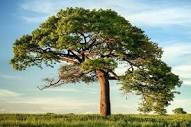
#> input picture F55121073_MOH.ISRAN_B_Tugas 3/Foto 1.jpg, 191 x 127 px
$ python Difference-image.py
#> lines starting #> are read from the running program, lines starting #| are printed output that depends on the picture
import cv2
from matplotlib import pyplot as plt

# Load images
img1 = cv2.imread('Foto 1.jpg')
#> img1 is the input picture: shape (127, 191, 3); mean B, G, R 129.8, 151.4, 139.4
img2 = cv2.imread('Foto 2.jpg')
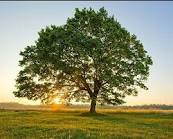
#> input picture F55121073_MOH.ISRAN_B_Tugas 3/Foto 2.jpg, 173 x 139 px
#> img2 is the input picture: shape (139, 173, 3); mean B, G, R 104.5, 139.8, 139.5

# Resize gambar untuk memiliki ukuran yang sama
img1 = cv2.resize(img1, (640, 480))
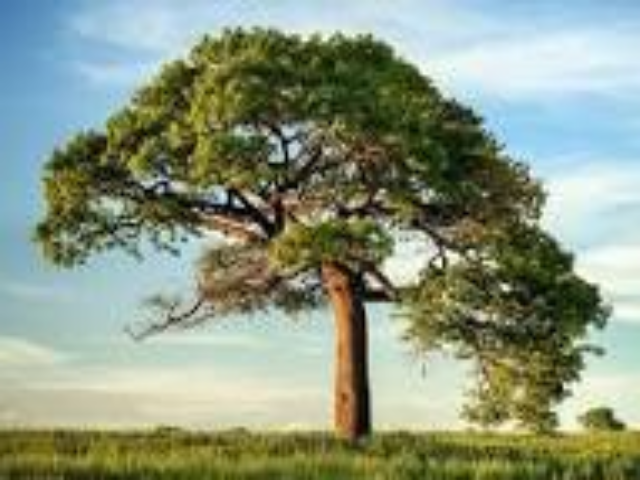
#> img1: shape (480, 640, 3); mean B, G, R 129.7, 151.3, 139.3
img2 = cv2.resize(img2, (640, 480))
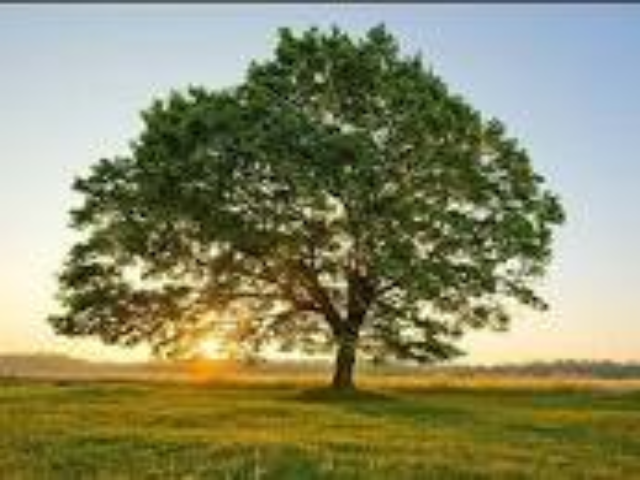
#> img2: shape (480, 640, 3); mean B, G, R 104.4, 139.7, 139.4

# Convert ke grayscale jika kedua gambar memiliki 3 channel
if img1.shape[2] == 3 and img2.shape[2] == 3:
    img1 = cv2.cvtColor(img1, cv2.COLOR_BGR2GRAY)
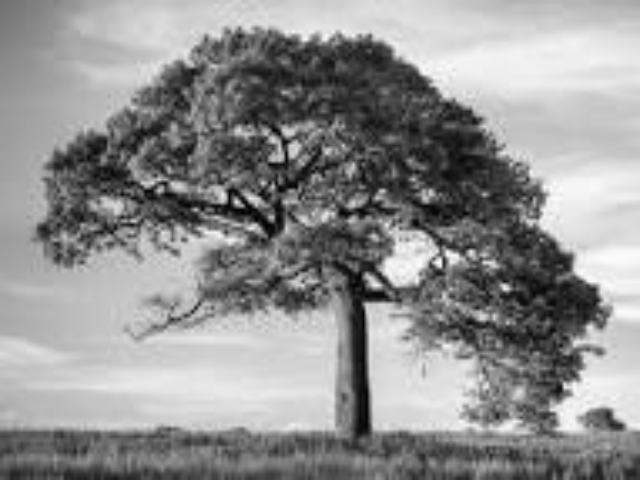
#> img1: shape (480, 640); min 1, max 253, mean 145.2
    img2 = cv2.cvtColor(img2, cv2.COLOR_BGR2GRAY)
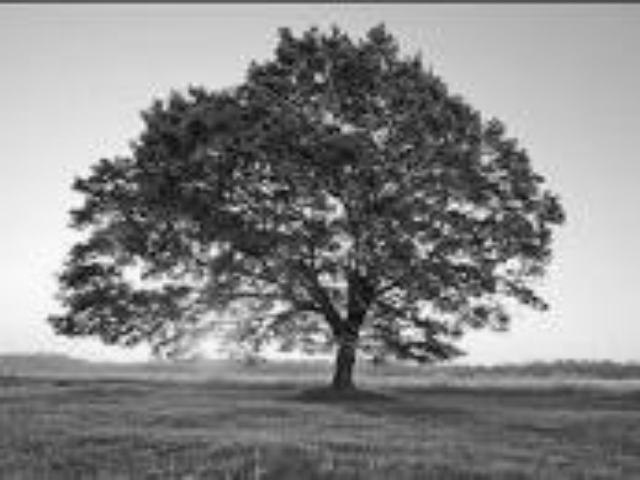
#> img2: shape (480, 640); min 6, max 253, mean 135.6

# Compute difference image
diff = cv2.absdiff(img1, img2)
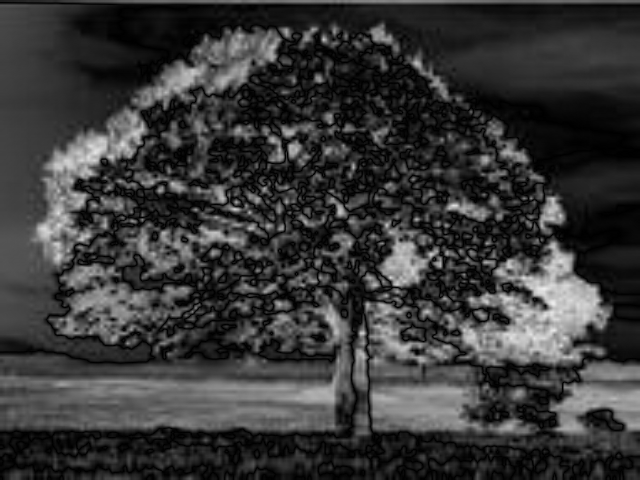
#> diff: shape (480, 640); min 0, max 238, mean 55.8

# Display input images and difference image
cv2.imshow('Input Image 1', img1)
cv2.imshow('Input Image 2', img2)
cv2.imshow('Difference Image', diff)

# Display histogram of difference image
hist = cv2.calcHist([diff], [0], None, [256], [0, 256])
#> hist = 256 values, max 4547 at index 6, min 0 at index 239, mean 1200
plt.plot(hist)
plt.xlim([0, 256])
plt.title('Histogram of Difference Image')
plt.show()
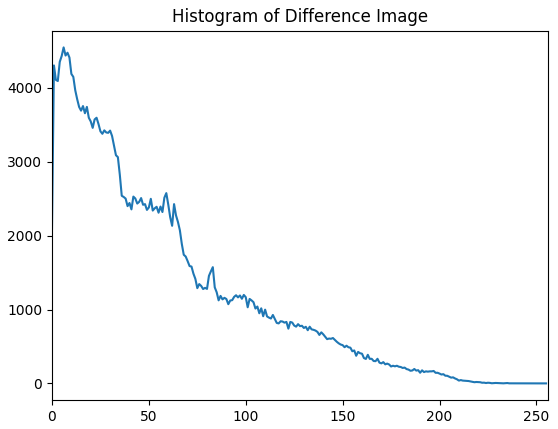
#> figure drawn by matplotlib, 1 panel; curve peaks at x = 6, y = 4547

# Save output image
cv2.imwrite('diff.jpg', diff)

# Wait for key press and then close all windows
cv2.waitKey(0)
cv2.destroyAllWindows()
